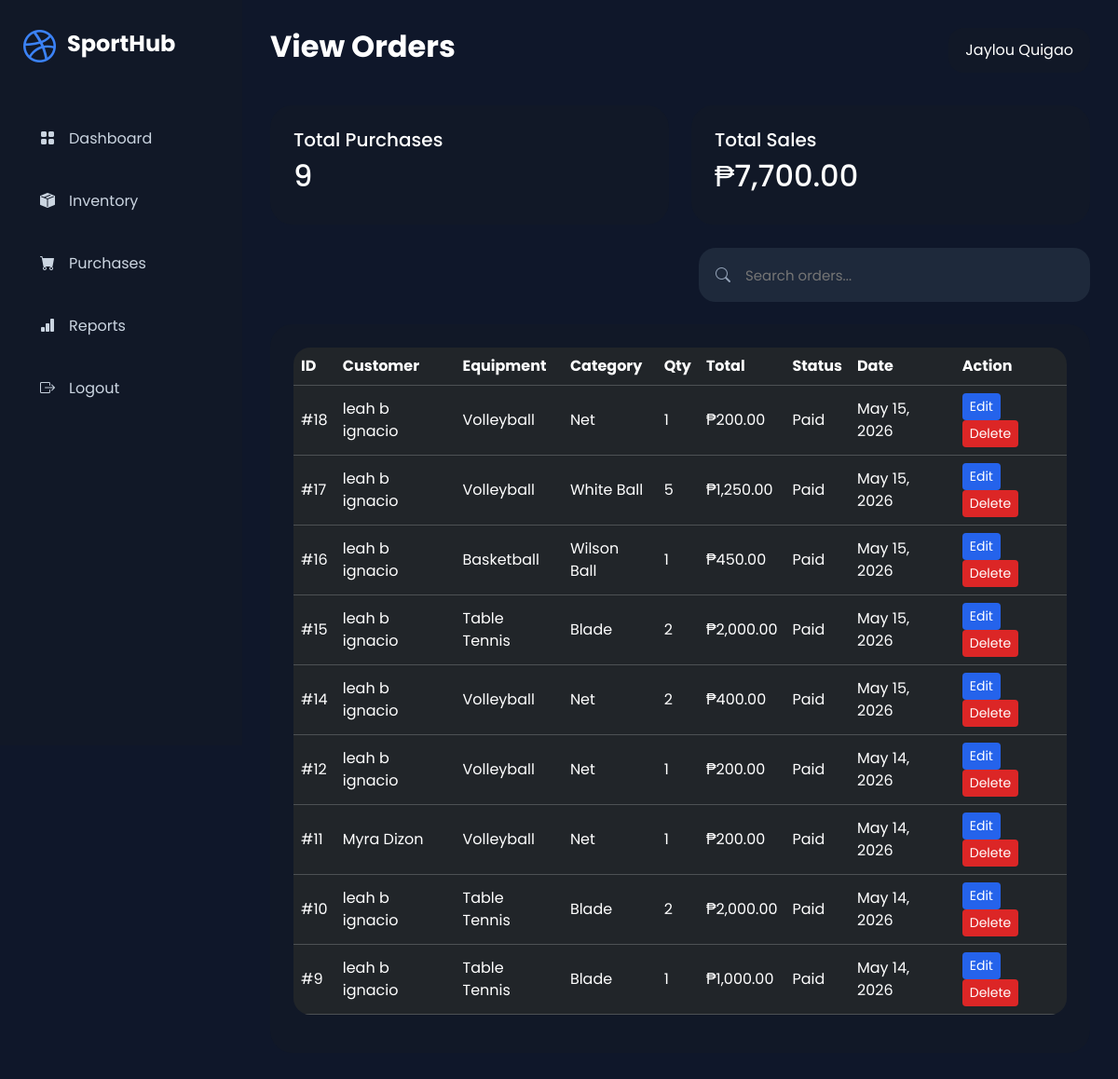
/admin/view_orders.php (signed in), run on the app's committed database.
### tables this page shows
CREATE TABLE `orders` (
  `order_id` int(11) NOT NULL,
  `customer_id` int(11) DEFAULT NULL,
  `total_amount` decimal(10,2) DEFAULT NULL,
  `payment_status` varchar(50) DEFAULT NULL,
  `order_date` timestamp NOT NULL DEFAULT current_timestamp()
);

CREATE TABLE `customers` (
  `customer_id` int(11) NOT NULL,
  `fullname` varchar(150) NOT NULL,
  `email` varchar(150) NOT NULL,
  `address` text NOT NULL,
  `password` varchar(255) NOT NULL,
  `created_at` timestamp NOT NULL DEFAULT current_timestamp()
);

CREATE TABLE `equipments` (
  `id` int(11) NOT NULL,
  `equipment_name` varchar(150) DEFAULT NULL,
  `category` varchar(100) DEFAULT NULL,
  `price` decimal(10,2) DEFAULT NULL,
  `stock` int(11) DEFAULT NULL,
  `created_at` timestamp NOT NULL DEFAULT current_timestamp(),
  `image` varchar(255) DEFAULT NULL
);

CREATE TABLE `order_items` (
  `order_items_id` int(11) NOT NULL,
  `order_id` int(11) DEFAULT NULL,
  `equipment_id` int(11) DEFAULT NULL,
  `quantity` int(11) DEFAULT NULL
);

### admin/view_orders.php (the view, shortened to what this page needs)
<?php
include '../config/db.php';
$purchases = $conn->query("
SELECT
    orders.order_id,
    customers.fullname,
    equipments.equipment_name,
    equipments.category,
    equipments.price,
    order_items.quantity,
    orders.total_amount,
    orders.payment_status,
    orders.order_date
FROM orders
JOIN customers
ON orders.customer_id = customers.customer_id
JOIN order_items
ON orders.order_id = order_items.order_id
JOIN equipments
ON order_items.equipment_id = equipments.id
ORDER BY orders.order_id DESC
");
$totalPurchases = $conn->query("
SELECT COUNT(*)
FROM orders
")->fetchColumn();
$totalSales = $conn->query("
SELECT IFNULL(SUM(total_amount),0)
FROM orders
WHERE payment_status='Paid'
")->fetchColumn();
?>
<!DOCTYPE html>
<html lang="en">
<head>
<link href="https://cdn.jsdelivr.net/npm/bootstrap@5.3.3/dist/css/bootstrap.min.css"
      rel="stylesheet">
<link rel="stylesheet"
href="https://cdn.jsdelivr.net/npm/bootstrap-icons@1.11.3/font/bootstrap-icons.min.css">
</head>
<body>
<div class="sidebar">
    <div class="logo">
        <i class="bi bi-dribbble"></i>
        <h2>SportHub</h2>
    </div>
    <ul class="sidebar-menu">
        <li>
            <a href="dashboard.php">
                <i class="bi bi-grid-fill"></i>
                Dashboard
            </a>
        </li>
        <li>
            <a href="inventory.php">
                <i class="bi bi-box-seam-fill"></i>
                Inventory
            </a>
        </li>
        <li>
            <a href="purchase.php">
                <i class="bi bi-cart-fill"></i>
                Purchases
            </a>
        </li>
        <li>
            <a href="reports.php">
                <i class="bi bi-bar-chart-fill"></i>
                Reports
            </a>
        </li>
        <li>
            <a href="../auth/logout.php">
                <i class="bi bi-box-arrow-right"></i>
                Logout
            </a>
        </li>
    </ul>
</div>
<div class="main-content">
    <div class="topbar">
        <h1>View Orders</h1>
        <div class="admin-box">
            <?= $_SESSION['fullname']; ?>
        </div>
    </div>
    <div class="row">
        <div class="col-md-6">
            <div class="card-box">
                <h5>Total Purchases</h5>
                <h2><?= $totalPurchases ?></h2>
            </div>
        </div>
        <div class="col-md-6">
            <div class="card-box">
                <h5>Total Sales</h5>
                <h2>
                    ₱<?= number_format($totalSales,2) ?>
                </h2>
            </div>
        </div>
    </div>
    <div class="d-flex justify-content-end mb-4">
        <div class="search-box">
            <i class="bi bi-search"></i>
            <input type="text"
                   id="searchInput"
                   placeholder="Search orders...">
        </div>
    </div>
    <div class="card-box">
        <div class="table-responsive">
            <table class="table table-dark table-hover align-middle">
                <thead>
                    <tr>
                        <th>ID</th>
                        <th>Customer</th>
                        <th>Equipment</th>
                        <th>Category</th>
                        <th>Qty</th>
                        <th>Total</th>
                        <th>Status</th>
                        <th>Date</th>
                        <th>Action</th>
                    </tr>
                </thead>
                <tbody id="purchaseTable">
                    <?php while($row = $purchases->fetch()) { ?>
                    <tr>
                        <td>#<?= $row['order_id'] ?></td>
                        <td><?= $row['fullname'] ?></td>
                        <td><?= $row['equipment_name'] ?></td>
                        <td><?= $row['category'] ?></td>
                        <td><?= $row['quantity'] ?></td>
                        <td>
                            ₱<?= number_format($row['total_amount'],2) ?>
                        </td>
                        <td><?= $row['payment_status'] ?></td>
                        <td>
                            <?= date("F d, Y", strtotime($row['order_date'])) ?>
                        </td>
                        <td>
                            <button class="btn btn-edit btn-sm"
                                    data-bs-toggle="modal"
                                    data-bs-target="#editModal<?= $row['order_id'] ?>">
                                Edit
                            </button>
                            <a href="?delete=<?= $row['order_id'] ?>"
                               class="btn btn-delete btn-sm"
                               onclick="return confirm('Delete order?')">
                                Delete
                            </a>
                        </td>
                    </tr>
                    <?php } ?>
                </tbody>
            </table>
        </div>
    </div>
</div>
</body>
</html>

### admin/view_orders.php (style rules this page uses)
* { margin:0; padding:0; box-sizing:border-box; font-family:'Poppins',sans-serif; }
body { background:#0f172a; color:white; overflow-x:hidden; }
.sidebar { position:fixed; width:260px; height:100vh; background:#111827; padding:25px; }
.logo { display:flex; align-items:center; gap:12px; margin-bottom:45px; }
.logo i { font-size:35px; color:#3b82f6; }
.logo h2 { font-size:24px; font-weight:700; }
.sidebar-menu { list-style:none; padding:0; }
.sidebar-menu li { margin-bottom:15px; }
.sidebar-menu a { text-decoration:none; color:#cbd5e1; display:flex; align-items:center; gap:15px; padding:14px 18px; border-radius:14px; transition:0.3s; }
.main-content { margin-left:260px; padding:30px; }
.topbar { display:flex; justify-content:space-between; align-items:center; margin-bottom:35px; }
.topbar h1 { font-size:32px; font-weight:700; }
.admin-box { background:#111827; padding:12px 18px; border-radius:16px; }
.card-box { background:#111827; border-radius:24px; padding:25px; margin-bottom:25px; }
.search-box { position:relative; width:420px; }
.search-box input { width:100%; height:58px; border:none; border-radius:18px; background:#1e293b; color:white; padding-left:50px; font-size:15px; }
.search-box i { position:absolute; top:18px; left:18px; color:#94a3b8; }
.table { color:white; }
.table-dark { border-radius:18px; overflow:hidden; }
.btn-edit { background:#2563eb; color:white; border:none; }
.btn-delete { background:#dc2626; color:white; border:none; }

### data on the page
orders: order_id "18", customer.fullname "leah b ignacio", equipments.equipment_name "Volleyball", equipments.category "Net", order_items.quantity "1", total_amount "200.00", payment_status "Paid", order_date "May 15, 2026"
orders: order_id "17", customer.fullname "leah b ignacio", equipments.equipment_name "Volleyball", equipments.category "White Ball", order_items.quantity "5", total_amount "1,250.00", payment_status "Paid", order_date "May 15, 2026"
orders: order_id "16", customer.fullname "leah b ignacio", equipments.equipment_name "Basketball", equipments.category "Wilson Ball", order_items.quantity "1", total_amount "450.00", payment_status "Paid", order_date "May 15, 2026"
orders: order_id "15", customer.fullname "leah b ignacio", equipments.equipment_name "Table Tennis", equipments.category "Blade", order_items.quantity "2", total_amount "2,000.00", payment_status "Paid", order_date "May 15, 2026"
orders: order_id "14", customer.fullname "leah b ignacio", equipments.equipment_name "Volleyball", equipments.category "Net", order_items.quantity "2", total_amount "400.00", payment_status "Paid", order_date "May 15, 2026"
orders: order_id "12", customer.fullname "leah b ignacio", equipments.equipment_name "Volleyball", equipments.category "Net", order_items.quantity "1", total_amount "200.00", payment_status "Paid", order_date "May 14, 2026"
orders: order_id "11", customer.fullname "Myra Dizon", equipments.equipment_name "Volleyball", equipments.category "Net", order_items.quantity "1", total_amount "200.00", payment_status "Paid", order_date "May 14, 2026"
orders: order_id "10", customer.fullname "leah b ignacio", equipments.equipment_name "Table Tennis", equipments.category "Blade", order_items.quantity "2", total_amount "2,000.00", payment_status "Paid", order_date "May 14, 2026"
orders: order_id "9", customer.fullname "leah b ignacio", equipments.equipment_name "Table Tennis", equipments.category "Blade", order_items.quantity "1", total_amount "1,000.00", payment_status "Paid", order_date "May 14, 2026"

### other printed values
$_SESSION['fullname'] "Jaylou Quigao"
$totalPurchases "9"
$totalSales "7,700.00"
